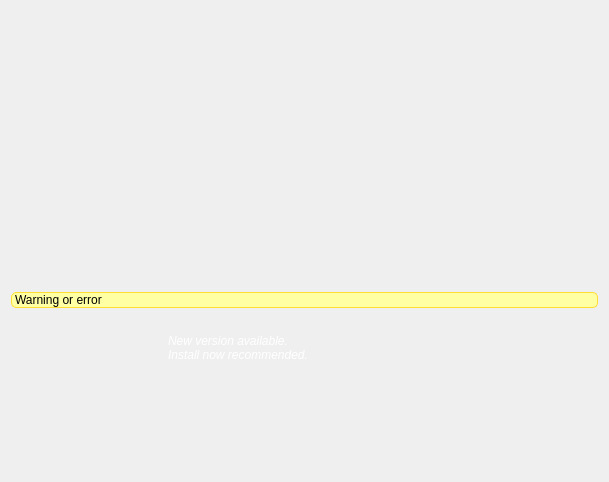
<?xml version="1.0" encoding="UTF-8"?>
<ui version="4.0">
 <class>MainScreen</class>
 <widget class="QWidget" name="MainScreen">
  <property name="geometry">
   <rect>
    <x>0</x>
    <y>0</y>
    <width>609</width>
    <height>482</height>
   </rect>
  </property>
  <property name="windowTitle">
   <string>MainScreen</string>
  </property>
  <layout class="QVBoxLayout" name="verticalLayout">
   <item>
    <layout class="QHBoxLayout" name="horizontalLayoutTop">
     <item>
      <spacer name="horizontalSpacer">
       <property name="orientation">
        <enum>Qt::Horizontal</enum>
       </property>
       <property name="sizeHint" stdset="0">
        <size>
         <width>40</width>
         <height>1</height>
        </size>
       </property>
      </spacer>
     </item>
     <item>
      <spacer name="horizontalSpacer_2">
       <property name="orientation">
        <enum>Qt::Horizontal</enum>
       </property>
       <property name="sizeHint" stdset="0">
        <size>
         <width>40</width>
         <height>1</height>
        </size>
       </property>
      </spacer>
     </item>
    </layout>
   </item>
   <item>
    <spacer name="verticalSpacer">
     <property name="orientation">
      <enum>Qt::Vertical</enum>
     </property>
     <property name="sizeHint" stdset="0">
      <size>
       <width>20</width>
       <height>93</height>
      </size>
     </property>
    </spacer>
   </item>
   <item>
    <layout class="QHBoxLayout" name="horizontalLayout_3">
     <item>
      <spacer name="horizontalSpacer_3">
       <property name="orientation">
        <enum>Qt::Horizontal</enum>
       </property>
       <property name="sizeHint" stdset="0">
        <size>
         <width>40</width>
         <height>20</height>
        </size>
       </property>
      </spacer>
     </item>
     <item>
      <widget class="QWidget" name="widget" native="true">
       <layout class="QVBoxLayout" name="verticalLayoutMiddle">
        <item>
         <layout class="QHBoxLayout" name="horizontalLayoutMiddle"/>
        </item>
       </layout>
      </widget>
     </item>
     <item>
      <spacer name="horizontalSpacer_4">
       <property name="orientation">
        <enum>Qt::Horizontal</enum>
       </property>
       <property name="sizeHint" stdset="0">
        <size>
         <width>40</width>
         <height>20</height>
        </size>
       </property>
      </spacer>
     </item>
    </layout>
   </item>
   <item>
    <spacer name="verticalSpacer_2">
     <property name="orientation">
      <enum>Qt::Vertical</enum>
     </property>
     <property name="sizeHint" stdset="0">
      <size>
       <width>20</width>
       <height>93</height>
      </size>
     </property>
    </spacer>
   </item>
   <item>
    <widget class="QLabel" name="warning">
     <property name="styleSheet">
      <string notr="true">background-color: rgb(255, 255, 163);
border: 1px solid rgb(255, 221, 50);
border-radius:5px;
color: rgb(0, 0, 0);</string>
     </property>
     <property name="text">
      <string notr="true">Warning or error</string>
     </property>
    </widget>
   </item>
   <item>
    <layout class="QHBoxLayout" name="horizontalLayoutUpdate">
     <item>
      <spacer name="horizontalSpacer_7">
       <property name="orientation">
        <enum>Qt::Horizontal</enum>
       </property>
       <property name="sizeHint" stdset="0">
        <size>
         <width>40</width>
         <height>1</height>
        </size>
       </property>
      </spacer>
     </item>
     <item>
      <widget class="QWidget" name="widgetUpdate" native="true">
       <property name="minimumSize">
        <size>
         <width>493</width>
         <height>156</height>
        </size>
       </property>
       <property name="maximumSize">
        <size>
         <width>493</width>
         <height>156</height>
        </size>
       </property>
       <property name="styleSheet">
        <string notr="true">#widgetUpdate{background-image: url(:/CC/images/interface/updatewidget.png);}
</string>
       </property>
       <layout class="QHBoxLayout" name="horizontalLayoutUpdateFull">
        <property name="spacing">
         <number>12</number>
        </property>
        <property name="leftMargin">
         <number>20</number>
        </property>
        <property name="topMargin">
         <number>20</number>
        </property>
        <property name="rightMargin">
         <number>20</number>
        </property>
        <property name="bottomMargin">
         <number>50</number>
        </property>
        <item>
         <widget class="QLabel" name="labelStar">
          <property name="minimumSize">
           <size>
            <width>78</width>
            <height>84</height>
           </size>
          </property>
          <property name="maximumSize">
           <size>
            <width>78</width>
            <height>84</height>
           </size>
          </property>
          <property name="pixmap">
           <pixmap resource="../resources/client-resources.qrc">:/CC/images/interface/star.png</pixmap>
          </property>
         </widget>
        </item>
        <item>
         <layout class="QVBoxLayout" name="verticalLayoutUpdateTitle">
          <property name="spacing">
           <number>2</number>
          </property>
          <item>
           <widget class="QLabel" name="label_2">
            <property name="styleSheet">
             <string notr="true">color: rgb(255, 255, 255);</string>
            </property>
            <property name="text">
             <string>&lt;html&gt;&lt;head/&gt;&lt;body&gt;&lt;span style=&quot; font-style:italic;&quot;&gt;New version available.&lt;br /&gt;Install now recommended.&lt;/span&gt;&lt;/body&gt;&lt;/html&gt;</string>
            </property>
            <property name="alignment">
             <set>Qt::AlignLeading|Qt::AlignLeft|Qt::AlignTop</set>
            </property>
           </widget>
          </item>
         </layout>
        </item>
       </layout>
      </widget>
     </item>
     <item>
      <spacer name="horizontalSpacer_8">
       <property name="orientation">
        <enum>Qt::Horizontal</enum>
       </property>
       <property name="sizeHint" stdset="0">
        <size>
         <width>40</width>
         <height>1</height>
        </size>
       </property>
      </spacer>
     </item>
    </layout>
   </item>
   <item>
    <layout class="QHBoxLayout" name="horizontalLayoutBottom">
     <item>
      <spacer name="horizontalSpacer_5">
       <property name="orientation">
        <enum>Qt::Horizontal</enum>
       </property>
       <property name="sizeHint" stdset="0">
        <size>
         <width>40</width>
         <height>1</height>
        </size>
       </property>
      </spacer>
     </item>
     <item>
      <spacer name="horizontalSpacer_6">
       <property name="orientation">
        <enum>Qt::Horizontal</enum>
       </property>
       <property name="sizeHint" stdset="0">
        <size>
         <width>40</width>
         <height>1</height>
        </size>
       </property>
      </spacer>
     </item>
    </layout>
   </item>
  </layout>
 </widget>
 <layoutdefault spacing="6" margin="11"/>
 <resources>
  <include location="../resources/client-resources.qrc"/>
 </resources>
 <connections/>
</ui>
